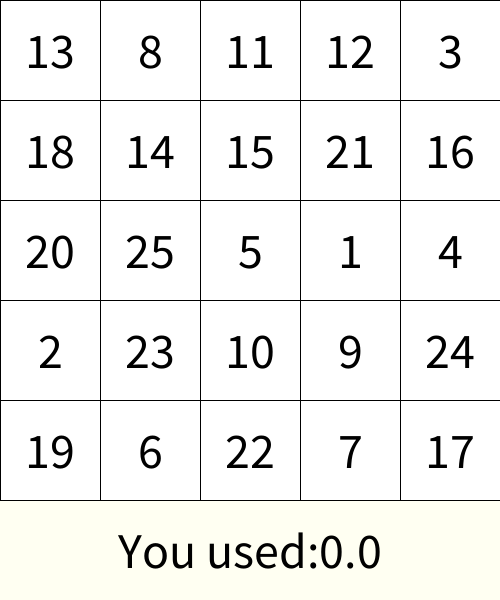
Frame 1 (no input)
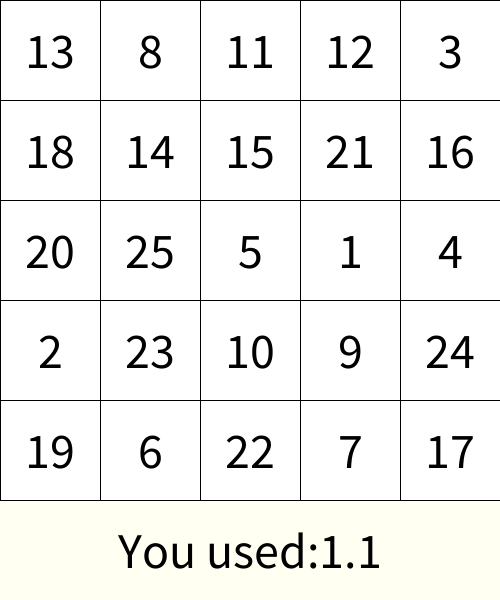
Frame 60 (the mouse pressed at the canvas centre just before this capture)
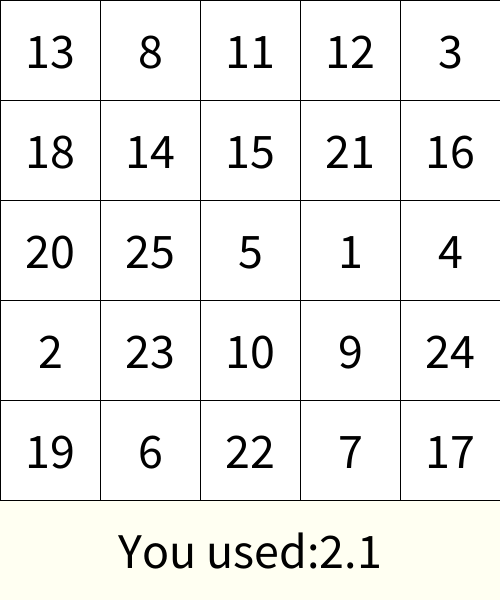
Frame 120 (the mouse held since frame 60 and released just before this capture)

The Processing sketch that drew these frames (run headless with seeded random() and noise(); from frame 60 on, the mouse is pressed at the canvas centre):

// Processing sketch: week06_9_schulte_table09_mousePressed_crash_if_protect_shuffle_
// ── week06_9_schulte_table09_mousePressed_crash_if_protect_shuffle_.pde
//week06_9_schulte_table09_mousePressed_crash_if_protect_shuffle_random
//int []used=new int[26];//0...25 共26個
int [][]table=new int[5][5];//java的陣列宣告
void setup(){
  size(500,600);
  textSize(50);
  textAlign(CENTER,CENTER);
  int []numbers = {1,2,3,4,5,6,7,8,9,10,11,12,13,14,15,16,17,18,19,20,21,22,23,24,25};
  for(int i = numbers.length - 1;i>0;i--){
    int j=int(random(i+1));
    int temp=numbers[i];
    numbers[i] = numbers[j];
    numbers[j] = temp;
  }
  int index=0;
  for(int i=0;i<5;i++){
    for(int j=0;j<5;j++){
      table[i][j] = numbers[index++];
    }
  }
  starT = millis();
}
int starT = 0;
int [][]pressed = new int [5][5];
void draw(){
  background(#FFFFF2);
  for(int i =0;i<5;i++){
    for(int j=0;j<5;j++){
      if(pressed[i][j]==1)fill(128);
      else fill(255);
      rect(j*100,i*100,100,100);
      fill(0);text(""+table[i][j],50+j*100,50+i*100);
    }
  }
  text("You used:"+nf((millis()-starT)/1000.0,0,1),250,550);
}
int want=1;
void mousePressed(){
  int i = mouseY/100,j=mouseX/100;
  if(table[i][j]==want){
    pressed[i][j] = 1;
    want++;
  }
}
